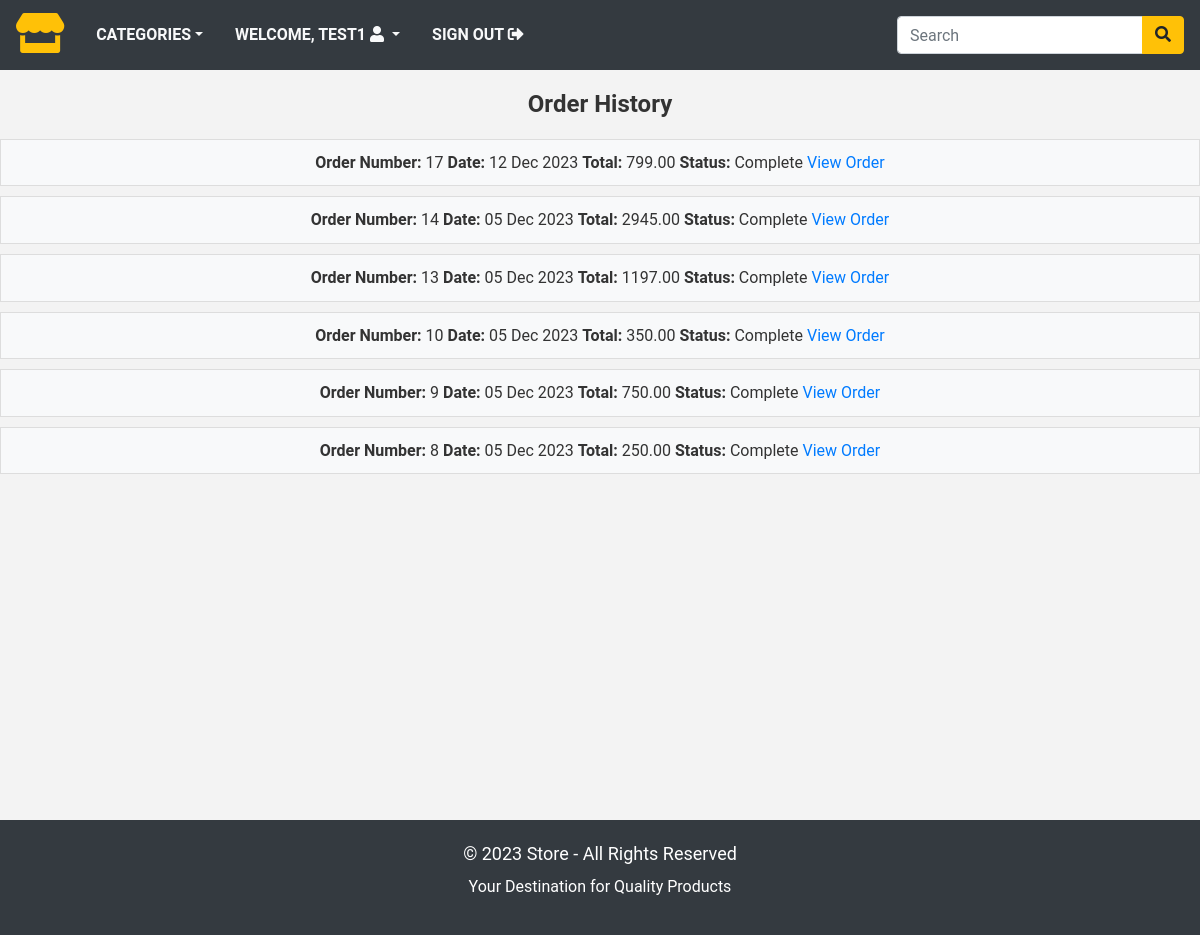
Page /order_history/ (signed in) on the earlier database version.
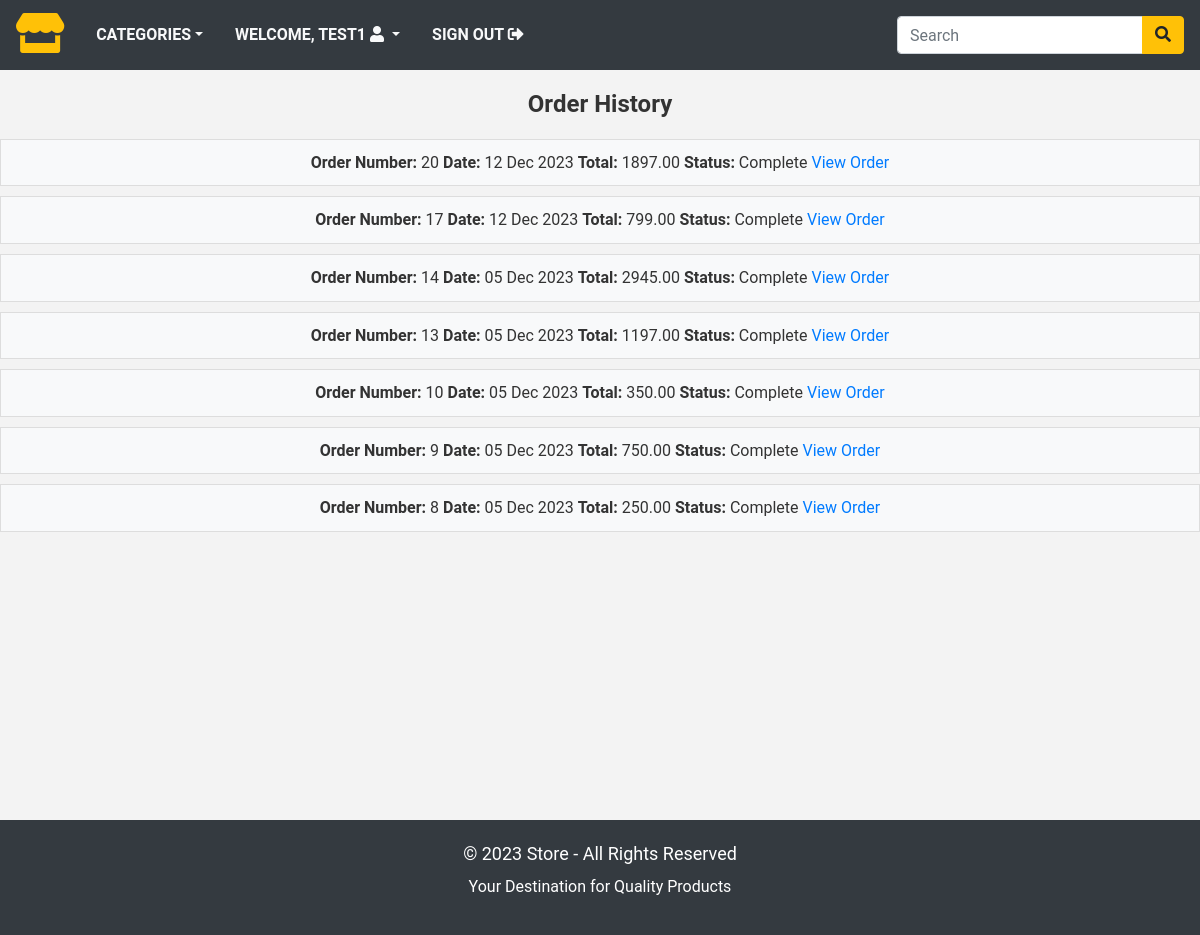
Same page on the later database version.
### store/models.py (models this page shows)
class Order(models.Model):
    token = models.CharField(max_length=250, blank=True)
    total = models.DecimalField(max_digits=10, decimal_places=2, verbose_name='USD Order Total')
    emailAddress = models.EmailField(max_length=250, blank=True, verbose_name='Email Address')
    created = models.DateTimeField(auto_now=True)
    billingName = models.CharField(max_length=250, blank=True)
    billingAddress1 = models.CharField(max_length=250, blank=True)
    billingCity = models.CharField(max_length=250, blank=True)
    billingPostcode = models.CharField(max_length=250, blank=True)
    billingCountry = models.CharField(max_length=250, blank=True)
    shippingName = models.CharField(max_length=250, blank=True)
    shippingAddress1 = models.CharField(max_length=250, blank=True)
    shippingCity = models.CharField(max_length=250, blank=True)
    shippingPostcode = models.CharField(max_length=250, blank=True)
    shippingCountry = models.CharField(max_length=250, blank=True)
    class Meta:
        db_table = 'Order'  # Custom database table name
        ordering = ['-created']  # Default ordering by creation date, newest first
    def __str__(self):
        return str(self.id)

### store/views.py (the view)
# urls.py: path('order_history/', views.orderHistory, name='order_history'),
@login_required(redirect_field_name='next', login_url='signin')
def orderHistory(request):
    if request.user.is_authenticated:
        email = str(request.user.email)
        order_details = Order.objects.filter(emailAddress=email)
        print(email)
        print(order_details)
    return render(request, 'orders_list.html', {'order_details': order_details})

### store/context_processors.py (called while the page is built)
def counter(request):
    item_count = 0
    if 'admin' in request.path:
        return {}
    else:
        try:
            cart = Cart.objects.filter(cart_id=_cart_id(request))
            cart_items = CartItem.objects.all().filter(cart=cart[:1])
            for cart_item in cart_items:
                item_count += cart_item.quantity
        except Cart.DoesNotExist:
            item_count = 0
    return dict(item_count=item_count)

def menu_links(request):
    links = Category.objects.all()
    return dict(links=links)

### store/models.py (called while the page is built)
    def get_url(self):
        return reverse('products_by_category', args=[self.slug])

### store/views.py (called while the page is built)
def _cart_id(request):
    cart = request.session.session_key
    if not cart:
        cart = request.session.create()
    return cart

### store/templates/orders_list.html (shortened to what this page needs)
{% extends 'base.html' %}
{% load static %}
{% block content %}
  <div class="text-center">
    <h1 class="title">
      Order History
    </h1>
    {% if order_details %}
      <ul class="order-list">
        {% for order in order_details %}
          <li>
            <span class="order-item"><strong>Order Number:</strong> {{ order.id }}</span>
            <span class="order-item"><strong>Date:</strong> {{ order.created|date:"d M Y" }}</span>
            <span class="order-item"><strong>Total:</strong> {{ order.total }}</span>
            <span class="order-item"><strong>Status:</strong> Complete</span>
            <span class="order-item"><a href="{% url 'order_detail' order.id %}">View Order</a></span>
          </li>
        {% endfor %}
      </ul>
    {% else %}
      <p>No orders have been placed yet.</p>
      <a href="{% url 'home' %}" class="continue-shopping-button">Continue Shopping</a>
    {% endif %}
  </div>
{% endblock %}

Differences in the rows shown:
added Order: id "20", created "12 Dec 2023", total "1897.00"
